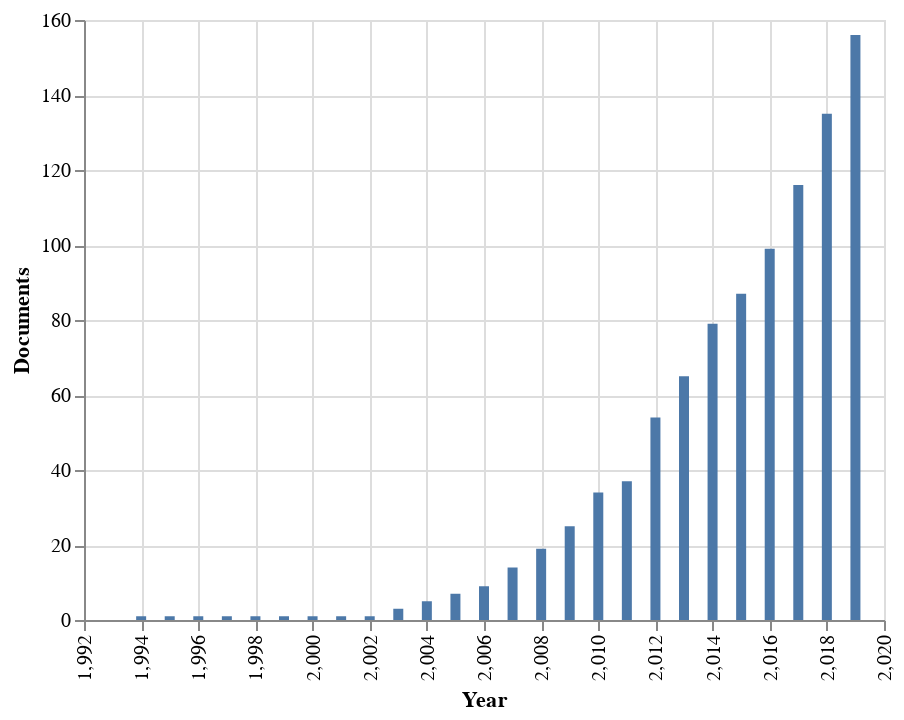

Source (notebook cell):
### Code cell
documentsByYear(records, plot=True, cumulative=True)

### Figure 1 — Vega-Lite specification as saved in the notebook (floating-point values rounded to 4 significant figures)
{"$schema": "https://vega.github.io/schema/vega-lite/v3.4.0.json", "config": {"mark": {"tooltip": null}, "view": {"height": 300, "width": 400}}, "data": {"name": "data-45e8b0d42f8769999e78b4e1102fe956"}, "datasets": {"data-45e8b0d42f8769999e78b4e1102fe956": [{"Documents": 1, "Year": 1994}, {"Documents": 1, "Year": 1995}, {"Documents": 1, "Year": 1996}, {"Documents": 1, "Year": 1997}, {"Documents": 1, "Year": 1998}, {"Documents": 1, "Year": 1999}, {"Documents": 1, "Year": 2000}, {"Documents": 1, "Year": 2001}, {"Documents": 1, "Year": 2002}, {"Documents": 3, "Year": 2003}, {"Documents": 5, "Year": 2004}, {"Documents": 7, "Year": 2005}, {"Documents": 9, "Year": 2006}, {"Documents": 14, "Year": 2007}, {"Documents": 19, "Year": 2008}, {"Documents": 25, "Year": 2009}, {"Documents": 34, "Year": 2010}, {"Documents": 37, "Year": 2011}, {"Documents": 54, "Year": 2012}, {"Documents": 65, "Year": 2013}, {"Documents": 79, "Year": 2014}, {"Documents": 87, "Year": 2015}, {"Documents": 99, "Year": 2016}, {"Documents": 116, "Year": 2017}, {"Documents": 135, "Year": 2018}, {"Documents": 156, "Year": 2019}]}, "encoding": {"x": {"axis": {"labelAngle": 270}, "field": "Year", "type": "quantitative"}, "y": {"field": "Documents", "type": "quantitative"}}, "mark": "bar"}
